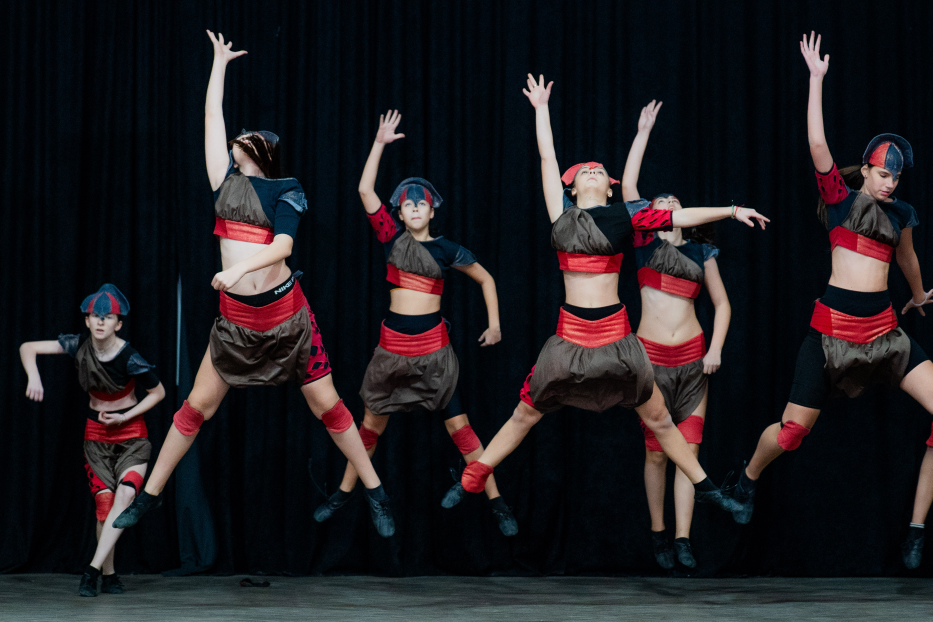
#> input picture assets/gallery-img/abr_balet-5.jpg, 3731 x 2487 px (shown at 1/4 size); its folder holds only this picture in this run
$ python build-assets.py
#> lines starting #> are read from the running program, lines starting #| are printed output that depends on the picture
"""Generiše optimizovane slike, logo varijante, favicon i OG sliku iz assets/ (originali ostaju netaknuti).
Pokretanje: python3 tools/build-assets.py  (potreban Pillow sa WebP/AVIF podrškom)"""
import os, json, subprocess, tempfile
from PIL import Image, ImageDraw, ImageFont, ImageFilter
import numpy as np

R = os.path.dirname(os.path.dirname(os.path.abspath(__file__)))
SRC = f"{R}/assets/gallery-img"; OUT = f"{R}/img"
os.makedirs(OUT, exist_ok=True)
WIDTHS = [480, 800, 1200, 1800]
meta = {}

for fn in sorted(os.listdir(SRC)):
    if not fn.lower().endswith(".jpg"): continue
    key = os.path.splitext(fn)[0]
    im = Image.open(f"{SRC}/{fn}").convert("RGB")
#> im is the input picture: PIL image 3731x2487 RGB; mean R, G, B 32, 28.9, 32.3
    w0, h0 = im.size
#> w0 = 3731; h0 = 2487
    tiny = im.resize((1, 1), Image.LANCZOS).getpixel((0, 0))
#> tiny = (34, 30, 33)
    ph = im.resize((24, round(24 * h0 / w0)), Image.LANCZOS)
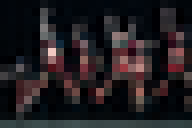
#> ph: PIL image 24x16 RGB (shown 8 times larger); mean R, G, B 33, 28.9, 32.1
    ph.save(f"{OUT}/{key}-ph.png", optimize=True)
    sizes = []
    for w in WIDTHS:
        h = round(h0 * w / w0)
        r = im.resize((w, h), Image.LANCZOS)
        r.save(f"{OUT}/{key}-{w}.jpg", quality=78, optimize=True, progressive=True)
        r.save(f"{OUT}/{key}-{w}.webp", quality=76, method=6)
        r.save(f"{OUT}/{key}-{w}.avif", quality=52, speed=6)
        sizes.append(w)
#> this loop made 4 passes
#> pass 1, `r = im.resize((w, h), Image.LANCZOS)`:
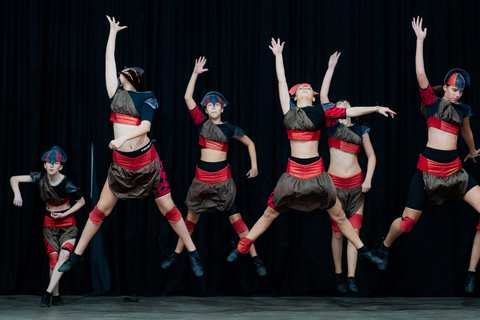
#> r: PIL image 480x320 RGB; mean R, G, B 32.1, 28.9, 32.3
#> pass 2, `r = im.resize((w, h), Image.LANCZOS)`:
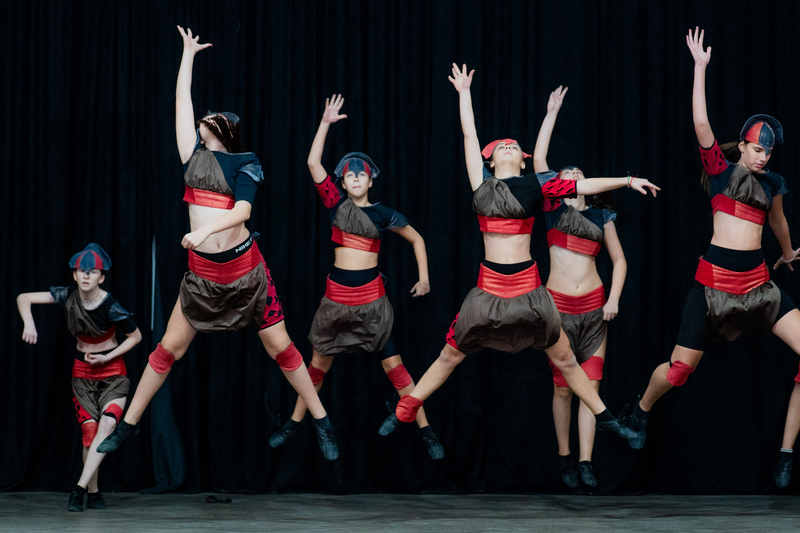
#> r: PIL image 800x533 RGB; mean R, G, B 32.1, 28.9, 32.3
#> after the loop, sizes = [480, 800, 1200, 1800]
    meta[key] = {"w": w0, "h": h0, "avg": "#%02x%02x%02x" % tiny, "sizes": sizes}
json.dump(meta, open(f"{OUT}/meta.json", "w"), indent=1)

# ---- logo ----
#> (the run stopped early here; a loop or call above may not have finished)
